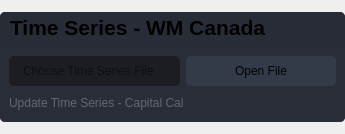
                   <widget class="QFrame" name="frame_8">
                    <property name="geometry">
                     <rect>
                      <x>430</x>
                      <y>370</y>
                      <width>345</width>
                      <height>134</height>
                     </rect>
                    </property>
                    <property name="styleSheet">
                     <string notr="true">border-radius: 5px;</string>
                    </property>
                    <property name="frameShape">
                     <enum>QFrame::StyledPanel</enum>
                    </property>
                    <property name="frameShadow">
                     <enum>QFrame::Raised</enum>
                    </property>
                    <layout class="QHBoxLayout" name="horizontalLayout_25">
                     <property name="spacing">
                      <number>0</number>
                     </property>
                     <property name="leftMargin">
                      <number>0</number>
                     </property>
                     <property name="topMargin">
                      <number>0</number>
                     </property>
                     <property name="rightMargin">
                      <number>0</number>
                     </property>
                     <property name="bottomMargin">
                      <number>0</number>
                     </property>
                     <item>
                      <widget class="QFrame" name="frame_div_content_7">
                       <property name="minimumSize">
                        <size>
                         <width>0</width>
                         <height>110</height>
                        </size>
                       </property>
                       <property name="maximumSize">
                        <size>
                         <width>16777215</width>
                         <height>110</height>
                        </size>
                       </property>
                       <property name="styleSheet">
                        <string notr="true">background-color: rgb(41, 45, 56);
border-radius: 5px;
</string>
                       </property>
                       <property name="frameShape">
                        <enum>QFrame::NoFrame</enum>
                       </property>
                       <property name="frameShadow">
                        <enum>QFrame::Raised</enum>
                       </property>
                       <layout class="QVBoxLayout" name="verticalLayout_27">
                        <property name="spacing">
                         <number>0</number>
                        </property>
                        <property name="leftMargin">
                         <number>0</number>
                        </property>
                        <property name="topMargin">
                         <number>0</number>
                        </property>
                        <property name="rightMargin">
                         <number>0</number>
                        </property>
                        <property name="bottomMargin">
                         <number>0</number>
                        </property>
                        <item>
                         <widget class="QFrame" name="frame_title_wid_8">
                          <property name="maximumSize">
                           <size>
                            <width>16777215</width>
                            <height>35</height>
                           </size>
                          </property>
                          <property name="styleSheet">
                           <string notr="true">background-color: rgb(39, 44, 54);</string>
                          </property>
                          <property name="frameShape">
                           <enum>QFrame::StyledPanel</enum>
                          </property>
                          <property name="frameShadow">
                           <enum>QFrame::Raised</enum>
                          </property>
                          <widget class="QLabel" name="labelBoxBlenderInstalation_14">
                           <property name="enabled">
                            <bool>true</bool>
                           </property>
                           <property name="geometry">
                            <rect>
                             <x>10</x>
                             <y>0</y>
                             <width>281</width>
                             <height>31</height>
                            </rect>
                           </property>
                           <property name="font">
                            <font>
                             <family>Segoe UI</family>
                             <pointsize>16</pointsize>
                             <weight>75</weight>
                             <bold>true</bold>
                            </font>
                           </property>
                           <property name="styleSheet">
                            <string notr="true"/>
                           </property>
                           <property name="text">
                            <string>Time Series - WM Canada</string>
                           </property>
                          </widget>
                         </widget>
                        </item>
                        <item>
                         <widget class="QFrame" name="frame_content_wid_8">
                          <property name="frameShape">
                           <enum>QFrame::NoFrame</enum>
                          </property>
                          <property name="frameShadow">
                           <enum>QFrame::Raised</enum>
                          </property>
                          <layout class="QHBoxLayout" name="horizontalLayout_21">
                           <item>
                            <layout class="QGridLayout" name="gridLayout_11">
                             <property name="bottomMargin">
                              <number>0</number>
                             </property>
                             <item row="0" column="1">
                              <widget class="QPushButton" name="pushButton_12">
                               <property name="minimumSize">
                                <size>
                                 <width>150</width>
                                 <height>30</height>
                                </size>
                               </property>
                               <property name="font">
                                <font>
                                 <family>Segoe UI</family>
                                 <pointsize>9</pointsize>
                                </font>
                               </property>
                               <property name="styleSheet">
                                <string notr="true">QPushButton {
	border: 2px solid rgb(52, 59, 72);
	border-radius: 5px;	
	background-color: rgb(52, 59, 72);
}
QPushButton:hover {
	background-color: rgb(57, 65, 80);
	border: 2px solid rgb(61, 70, 86);
}
QPushButton:pressed {	
	background-color: rgb(35, 40, 49);
	border: 2px solid rgb(43, 50, 61);
}</string>
                               </property>
                               <property name="text">
                                <string>Open File</string>
                               </property>
                               <property name="icon">
                                <iconset resource="files.qrc">
                                 <normaloff>:/16x16/icons/16x16/cil-folder-open.png</normaloff>:/16x16/icons/16x16/cil-folder-open.png</iconset>
                               </property>
                              </widget>
                             </item>
                             <item row="0" column="0">
                              <widget class="QLineEdit" name="lineEdit_8">
                               <property name="minimumSize">
                                <size>
                                 <width>0</width>
                                 <height>30</height>
                                </size>
                               </property>
                               <property name="styleSheet">
                                <string notr="true">QLineEdit {
	background-color: rgb(27, 29, 35);
	border-radius: 5px;
	border: 2px solid rgb(27, 29, 35);
	padding-left: 10px;
}
QLineEdit:hover {
	border: 2px solid rgb(64, 71, 88);
}
QLineEdit:focus {
	border: 2px solid rgb(91, 101, 124);
}</string>
                               </property>
                               <property name="readOnly">
                                <bool>true</bool>
                               </property>
                               <property name="placeholderText">
                                <string>Choose Time Series File</string>
                               </property>
                               <property name="clearButtonEnabled">
                                <bool>false</bool>
                               </property>
                              </widget>
                             </item>
                             <item row="1" column="0" colspan="2">
                              <widget class="QLabel" name="labelVersion_8">
                               <property name="styleSheet">
                                <string notr="true">color: rgb(98, 103, 111);</string>
                               </property>
                               <property name="lineWidth">
                                <number>1</number>
                               </property>
                               <property name="text">
                                <string>Update Time Series - Capital Cal</string>
                               </property>
                               <property name="alignment">
                                <set>Qt::AlignLeading|Qt::AlignLeft|Qt::AlignVCenter</set>
                               </property>
                              </widget>
                             </item>
                            </layout>
                           </item>
                          </layout>
                         </widget>
                        </item>
                       </layout>
                      </widget>
                     </item>
                    </layout>
                   </widget>
